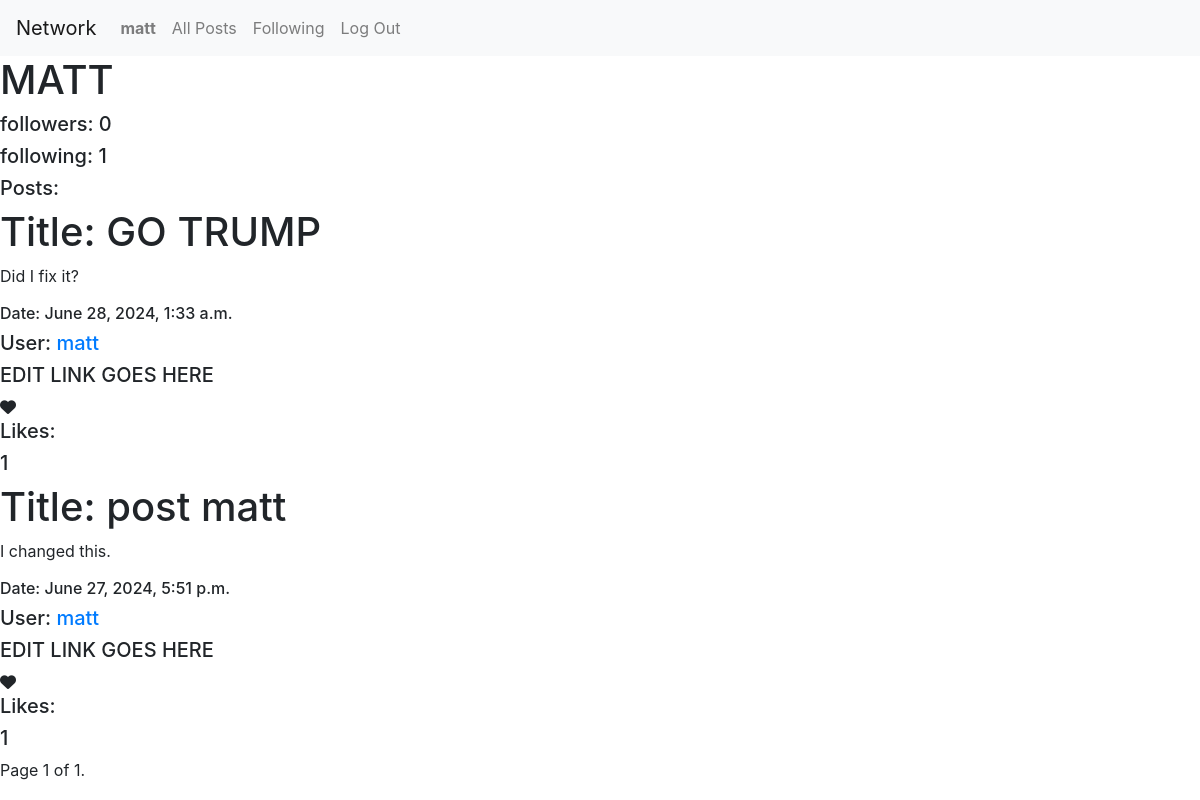
The app's page /profile/2 (signed in), older data.
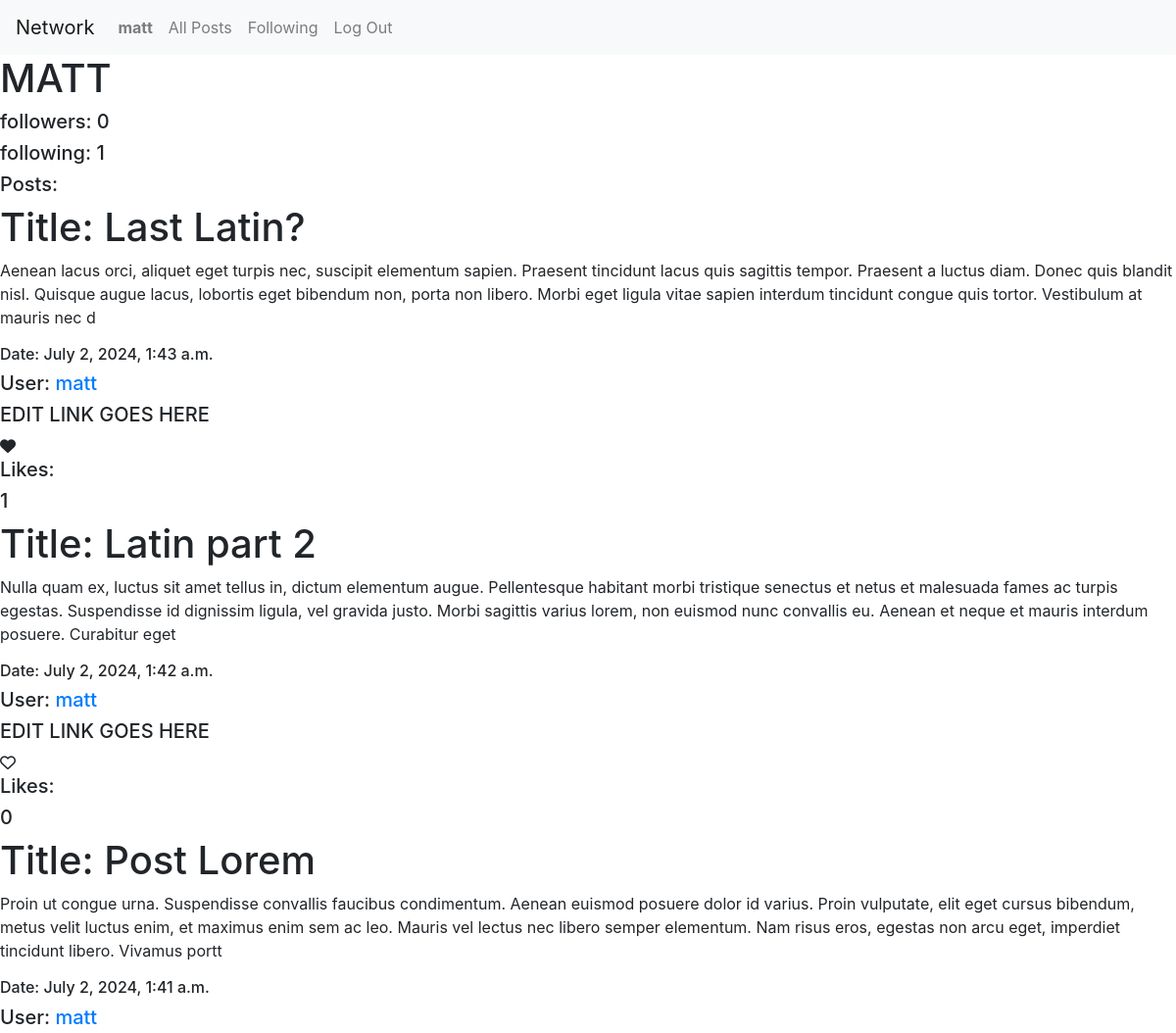
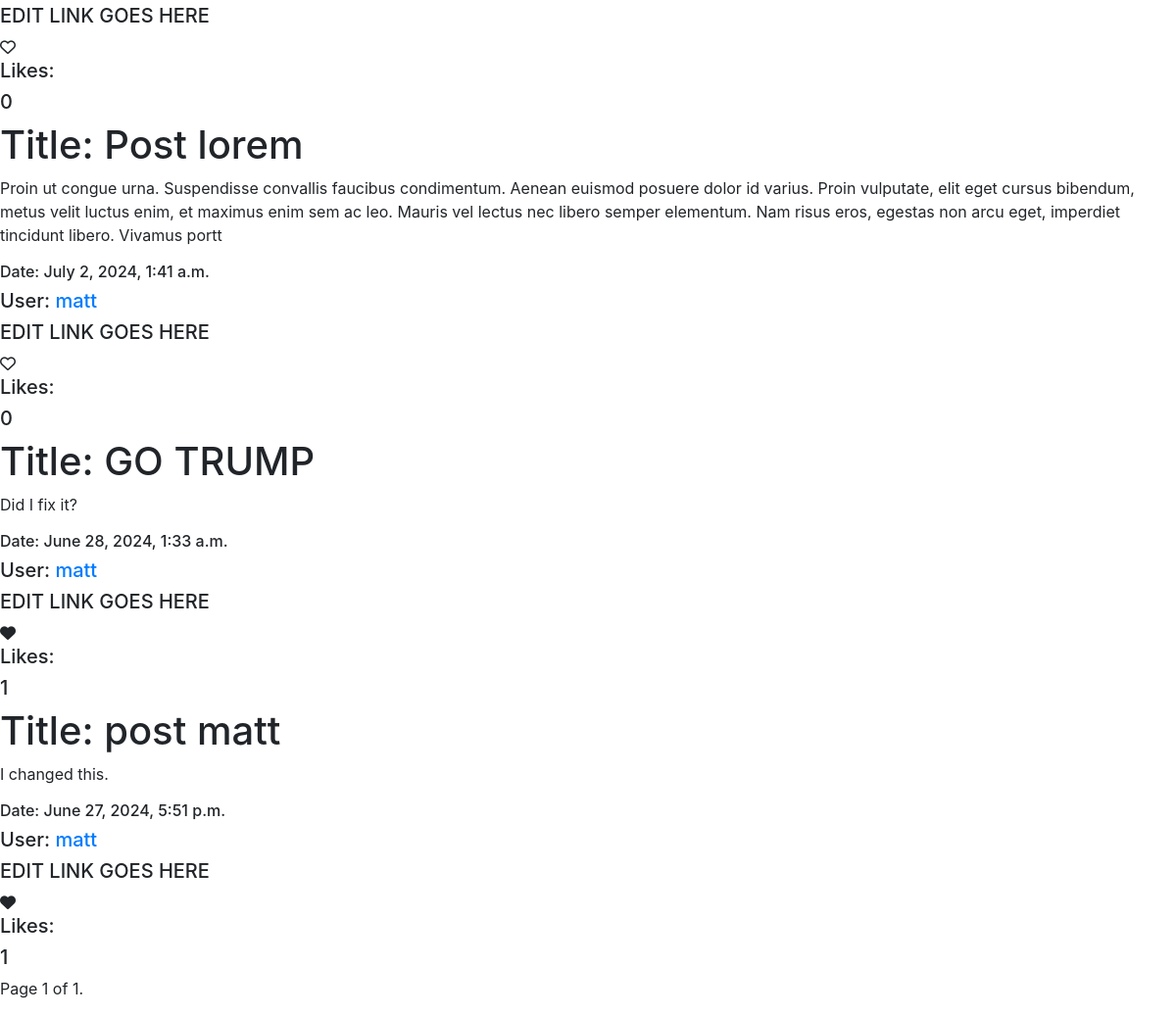
The same page, newer data (2 pictures, top to bottom).
### network/models.py (models this page shows)
class Posts(models.Model):
    post_title=models.CharField(max_length=20) #title
    post_text=models.TextField(max_length=330) #text
    likes=models.ManyToManyField(User,related_name="post_likes", blank=True) #likes, will be many users
    post_date=models.DateTimeField(auto_now_add=True) #date/time
    user=models.ForeignKey(User, related_name="post_author", on_delete=models.CASCADE) #user id foreign key

class User(AbstractUser):
    pass

### network/views.py (the view, shortened to what this page needs)
# urls.py: path("profile/<int:user_id>", views.profile, name="profile"), # added profile page and users user_id
@login_required(login_url='login')  #requires user to be logged in to post and view forum
def profile(request, user_id):     # profile page
    viewer = request.user                 # gets logged in users info and profile
    viewer_profile = get_object_or_404(Profile, user=viewer)
    user = get_object_or_404(User, id=user_id) # gets user and profile of user clicked on
    profile = get_object_or_404(Profile, user=user)
    profile_followers= profile.followers.count()
    profile_following= profile.following.count()
    posts=Posts.objects.filter(user=user) # filter posts by user referenced by profile user above
    posts=posts.order_by("-post_date") # order posts by date
    for post in posts:                     # loop through all ordered posts and add a temporary attribute of the number of likes per post
        post.likes_counts=post.likes.count()
        post.likers=[user.id for user in post.likes.all()]
    p=Paginator(posts,10)            # paginating
    page_number=request.GET.get('page')
    page_obj=p.get_page(page_number)
    return render(request, "network/profile.html", {'viewer_profile':viewer_profile, 'profile':profile, 'page_obj':page_obj, 'profile_followers': profile_followers, 'profile_following': profile_following})   # renders profile.html of the user

### network/templates/network/profile.html (shortened to what this page needs)
{% extends "network/layout.html" %}
{% block body %}
<h1>
    {{profile.user| upper}}
</h1>
{% if profile_followers > 0 %}
<h5>followers: {{profile_followers}}</h5>
{% else %}
<h5>followers: 0</h5>
{% endif %}
{% if profile_following > 0 %}
<h5>following: {{profile_following}}</h5>
{% else %}
<h5>following: 0 </h5>
{% endif %}
<h5>Posts:</h5>
{% for page in page_obj %}
<div class="Post">
<h1>Title: {{page.post_title}}</h1>
<p>{{page.post_text}}</p>
<h6>Date: {{page.post_date}}</h6>
<h5>User: <a href="{% url 'profile' page.user.id %}">{{ page.user.username }}</a></h5>
<h5>EDIT LINK GOES HERE</h5>
<div class="heartcontainer" data-user="{{request.user.id}}" data-post="{{page.id}}">
    {% if request.user.id in page.likers %}
    <i class="fa-solid fa-heart"></i>
{% else %}
    <i class="fa-regular fa-heart"></i>
{% endif %}
</div>
<h5>Likes:</h5>
<h5 id="likes-count-{{page.id}}">{{page.likes.count}}</h5>
</div>
{% endfor %}
<nav aria-label="Page navigation">
    <ul class="pagination">
        {% if page_obj.paginator.num_pages > 0 %}
        <li>
        <span class="pagination">
            Page {{ page_obj.number }} of {{ page_obj.paginator.num_pages }}.
        </span>
        </li>
        {% else %}
        <H1> No pages to display</H1>
        {% endif %}
    </ul>
    </nav>
{% endblock %}

Row changes from the older to the newer data that the page shows:
added Posts: post_title "Last Latin?", post_text "Aenean lacus orci, aliquet eget turpis nec, suscipit elementum sapien. Praesent tincidunt lacus quis sagittis tempor. Praesent a luctus diam. Donec quis blandit nisl. Quisque augue lacus, lobortis eget bibendum non, porta non libero. Morbi eget ligula vitae sapien interdum tincidunt congue quis tortor. Vestibulum at mauris nec d", post_date "July 2, 2024, 1:43 a.m.", user.username "matt", likes.count "1"
added Posts: post_title "Latin part 2", post_text "Nulla quam ex, luctus sit amet tellus in, dictum elementum augue. Pellentesque habitant morbi tristique senectus et netus et malesuada fames ac turpis egestas. Suspendisse id dignissim ligula, vel gravida justo. Morbi sagittis varius lorem, non euismod nunc convallis eu. Aenean et neque et mauris interdum posuere. Curabitur eget", post_date "July 2, 2024, 1:42 a.m.", user.username "matt", likes.count "0"
added Posts: post_title "Post Lorem", post_text "Proin ut congue urna. Suspendisse convallis faucibus condimentum. Aenean euismod posuere dolor id varius. Proin vulputate, elit eget cursus bibendum, metus velit luctus enim, et maximus enim sem ac leo. Mauris vel lectus nec libero semper elementum. Nam risus eros, egestas non arcu eget, imperdiet tincidunt libero. Vivamus portt", post_date "July 2, 2024, 1:41 a.m.", user.username "matt", likes.count "0"
added Posts: post_title "Post lorem", post_text "Proin ut congue urna. Suspendisse convallis faucibus condimentum. Aenean euismod posuere dolor id varius. Proin vulputate, elit eget cursus bibendum, metus velit luctus enim, et maximus enim sem ac leo. Mauris vel lectus nec libero semper elementum. Nam risus eros, egestas non arcu eget, imperdiet tincidunt libero. Vivamus portt", post_date "July 2, 2024, 1:41 a.m.", user.username "matt", likes.count "0"
